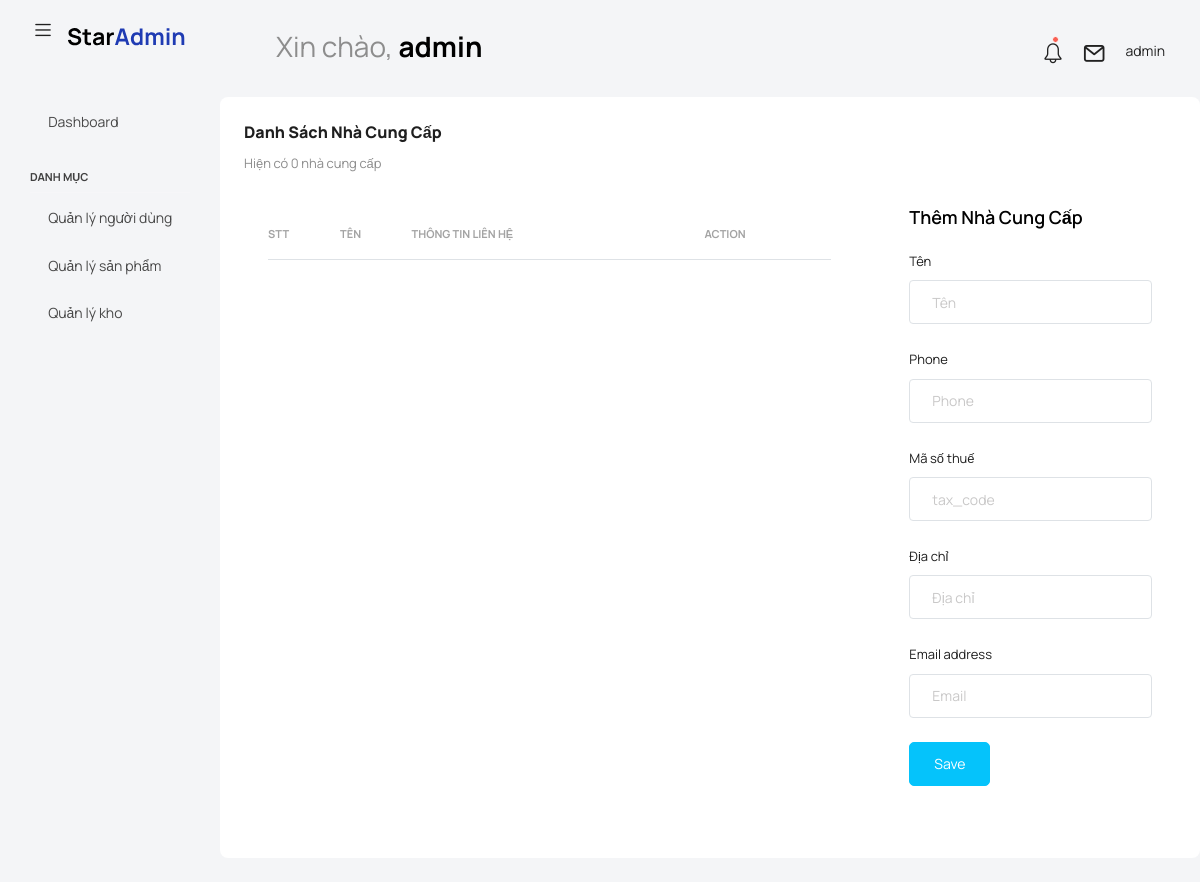
Before: /supplier_page/ (signed in) with the older database file.
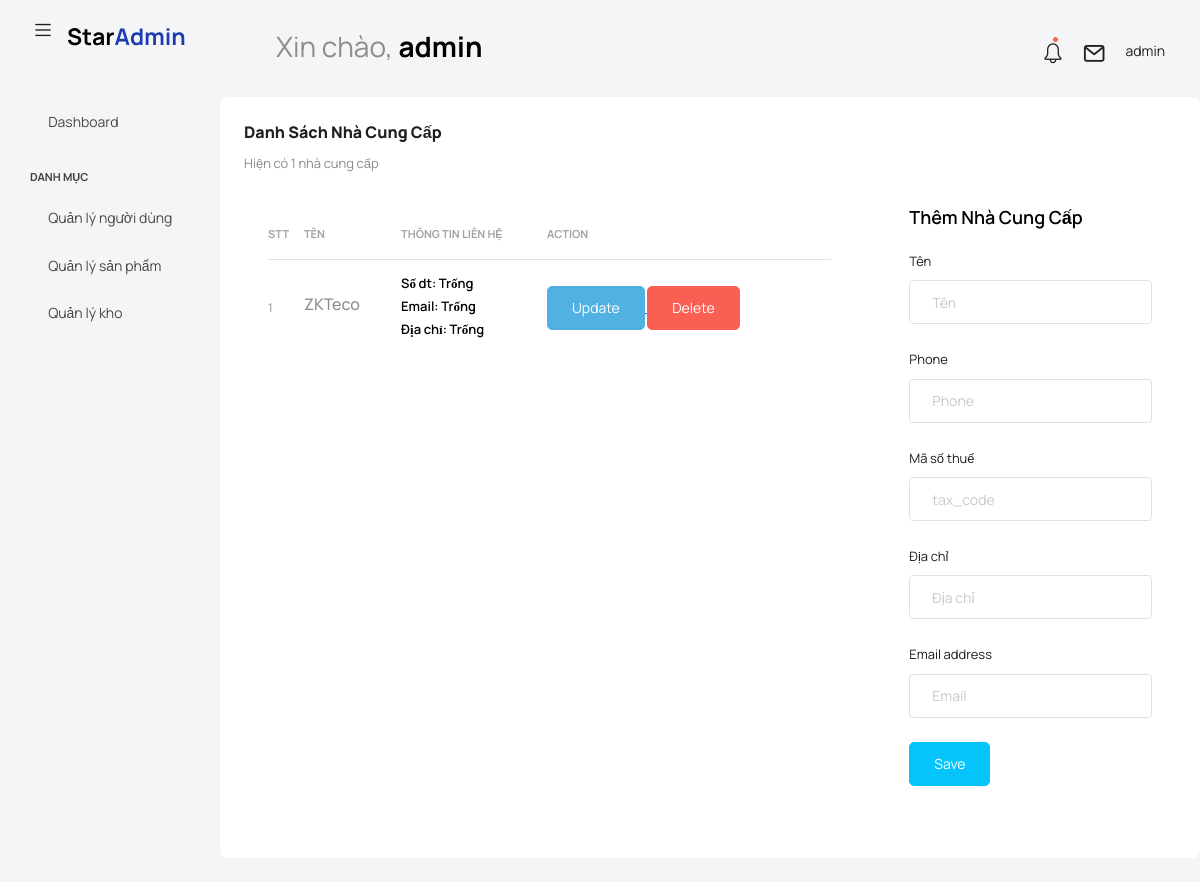
After: the same page with the newer database file.
### supplier/models.py (models this page shows, shortened)
class Supplier(models.Model):
    name = models.CharField(max_length=200)
    phone = models.CharField(max_length=200)
    email = models.CharField(max_length=200)
    address = models.TextField()
    tax_code = models.CharField(max_length=200)
    created_at = models.DateTimeField(auto_now_add=True)
    updated_at = models.DateTimeField(auto_now=True)

### user/views.py (the view)
        def wrapper(request, *args, **kwargs):
            if request.user.role in allowed_roles:
                return view_func(request, *args, **kwargs)
            return HttpResponseForbidden("Không có quyền")

### activitylog/utils/current_user.py (called while the page is built)
def set_current_user(user):
    _user.value = user

### supplier/views.py (called while the page is built, shortened)
@role_required(["ADMIN", "MANAGER","ACCOUNTANT"])
@login_required
def supplier_page(request):
    suppliers = Supplier.objects.all()
    return render(request, "supplier/supplier_page.html", {"suppliers": suppliers})

### user/views.py (called while the page is built)
def role_required(allowed_roles=[]):
    def decorator(view_func):
        def wrapper(request, *args, **kwargs):
            if request.user.role in allowed_roles:
                return view_func(request, *args, **kwargs)
            return HttpResponseForbidden("Không có quyền")
        return wrapper
    return decorator

### templates/supplier/supplier_page.html (shortened to what the changed rows need)
{% extends "base.html" %}
{% block content %}
<div class="row flex-grow">
                            <div class="col-12 grid-margin stretch-card">
                              <div class="card card-rounded">
                                <div class="card-body">
                                  <div class="d-sm-flex justify-content-between align-items-start">
                                    <div>
                                      <h4 class="card-title card-title-dash">Danh sách nhà cung cấp</h4>
                                      <p class="card-subtitle card-subtitle-dash">Hiện có {{suppliers.count}} nhà cung cấp</p>
                                    </div>
                                  </div>
                                    <div class="row flex-grow">
                                        <div class="col-8 grid-margin stretch-card">
                                             <div class="card-body">
                                    <table class="table select-table">
                                      <thead>
                                        <tr>
                                          <th>Stt</th>
                                          <th>Tên</th>
                                            <th>Thông tin liên hệ</th>
                                          <th>Action</th>
                                        </tr>
                                      </thead>
                                      <tbody>
                                      {% for supplier in suppliers %}
<tr>
<td>{{ forloop.counter }}</td>
<td style="max-width:200px; white-space: normal; word-break: break-word;">
    <h5>{{ supplier.name }}</h5>
</td>
<td>
    <h6>Số dt: {{ supplier.phone |default:"Trống"  }}</h6>
<h6>Email: {{ supplier.email|default:"Trống" }}</h6>
    <h6>Địa chỉ: {{ supplier.address |default:"Trống"  }}</h6>
</td>
<td>
<a href="{% url 'update_supplier' supplier.id %}">
    <button class="btn btn-info">Update</button>
</a>
<a href="{% url 'delete_supplier' supplier.id %}">
    <button class="btn btn-danger">Delete</button>
</a>
</td>
</tr>
{% endfor %}
                                      </tbody>
                                    </table>
                                  </div>
                                        </div>
                                    </div>
                                </div>
                              </div>
                            </div>
                          </div>
{% endblock %}

Changed rows visible on the page:
added Supplier: name "ZKTeco", phone "Trống", email "Trống", address "Trống"
Other visible differences:
{{ suppliers.count }}: "0" → "1"
